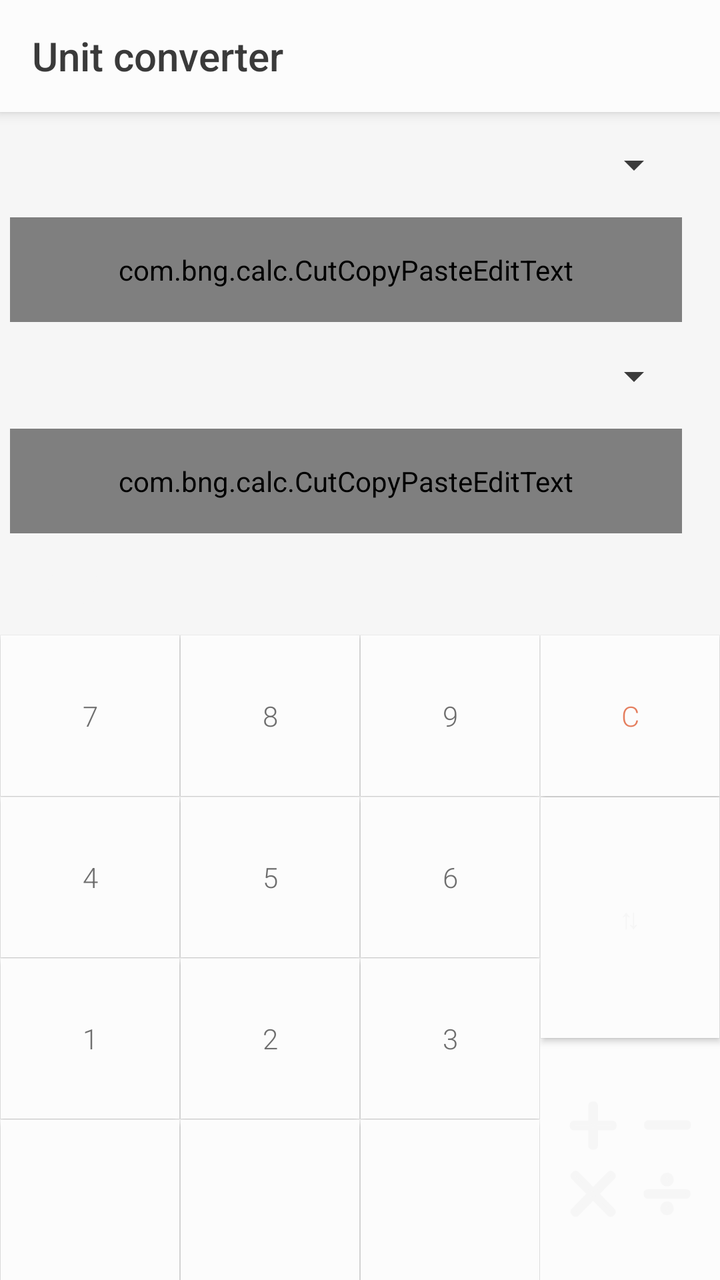
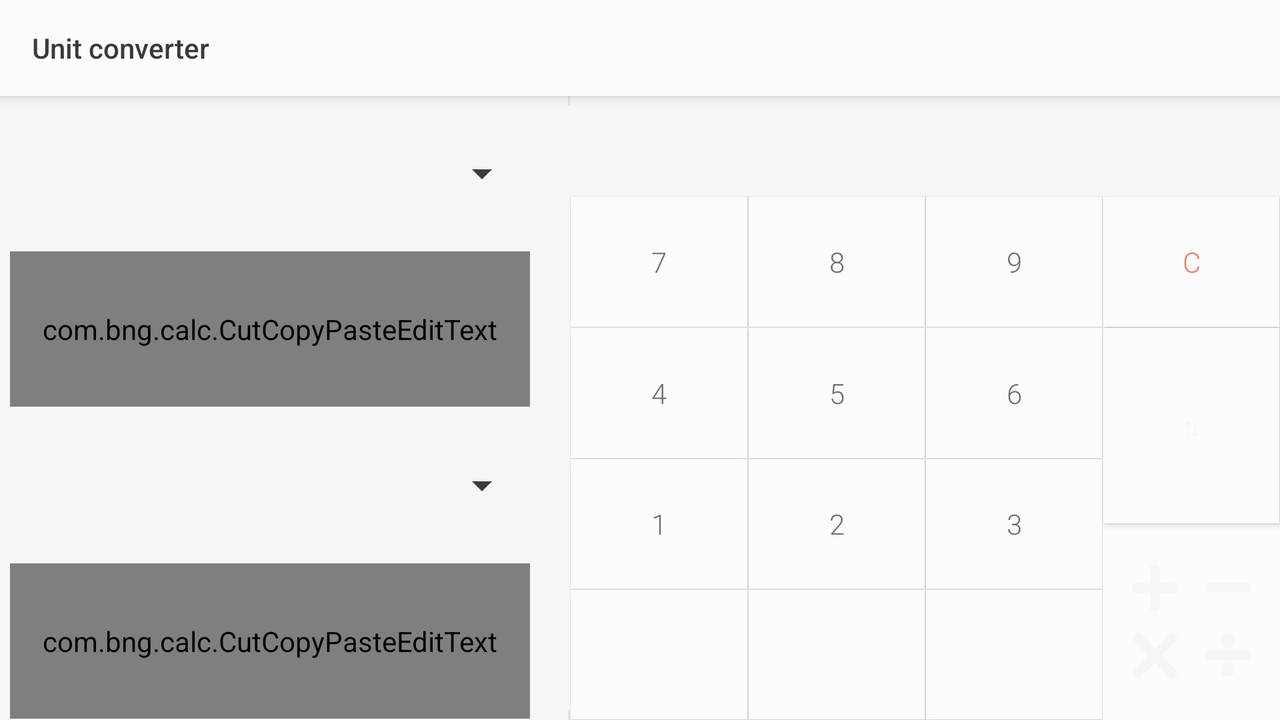

Two renders of one Android screen. The first uses the default layout on a phone; the second uses the alternative layout the repository ships for a different screen configuration, on a matching device. The two XML files are below.
<!-- AndroidManifest.xml: application theme AppTheme -->
<!-- res/layout/unit_converter.xml -->
<?xml version="1.0" encoding="utf-8" ?>
<FrameLayout xmlns:android="http://schemas.android.com/apk/res/android" xmlns:app="http://schemas.android.com/apk/res-auto" android:id="@id/mainmenu" android:layout_width="fill_parent" android:layout_height="fill_parent">
	<LinearLayout android:orientation="vertical" android:background="@color/layoutBackgroundColor" android:layout_width="fill_parent" android:layout_height="fill_parent">
		<androidx.appcompat.widget.Toolbar android:id="@id/my_toolbar" android:background="@drawable/toolbar_background" android:layout_width="fill_parent" android:layout_height="?actionBarSize" android:textDirection="locale" android:elevation="4.0dip" app:title="@string/unit_converter" app:titleTextColor="@color/unit_converter_title" />
		<LinearLayout android:orientation="vertical" android:id="@id/parent" android:layout_width="fill_parent" android:layout_height="fill_parent">
			<LinearLayout android:orientation="vertical" android:id="@id/contentPanel" android:background="@color/resultBackgroundColor" android:layout_width="fill_parent" android:layout_height="fill_parent" android:layout_weight="1.0">
				<LinearLayout android:orientation="horizontal" android:id="@id/dataArea" android:layout_width="fill_parent" android:layout_height="fill_parent" android:layout_weight="0.3" android:layoutDirection="ltr">
					<LinearLayout android:orientation="vertical" android:layout_width="0.0dip" android:layout_height="fill_parent" android:layout_marginLeft="5.0dip" android:layout_weight="1.0" android:layoutDirection="ltr">
						<LinearLayout android:orientation="vertical" android:layout_width="fill_parent" android:layout_height="fill_parent" android:layout_weight="1.0">
							<androidx.appcompat.widget.AppCompatSpinner android:id="@id/spinner_1" android:paddingLeft="7.0dip" android:paddingRight="7.0dip" android:layout_width="fill_parent" android:layout_height="fill_parent" android:layout_weight="1.0" android:backgroundTint="@color/unit_converter_spinner" />
							<com.bng.calc.CutCopyPasteEditText android:textSize="@dimen/dummy_ae_88" android:textColor="@color/formulTextColor" android:gravity="center|right" android:id="@id/number_1" android:background="@color/resultBackgroundColor" android:paddingLeft="3.0dip" android:paddingTop="0.0dip" android:paddingRight="3.0dip" android:paddingBottom="0.0dip" android:layout_width="fill_parent" android:layout_height="fill_parent" android:layout_weight="1.0" android:fontFamily="sans-serif" />
							<TextView android:background="?colorPrimary" android:layout_width="fill_parent" android:layout_height="@dimen/ed_bottom_line_height" />
						</LinearLayout>
						<LinearLayout android:orientation="vertical" android:layout_width="fill_parent" android:layout_height="fill_parent" android:layout_marginTop="0.0dip" android:layout_weight="1.0">
							<androidx.appcompat.widget.AppCompatSpinner android:id="@id/spinner_2" android:paddingLeft="7.0dip" android:paddingRight="7.0dip" android:layout_width="fill_parent" android:layout_height="fill_parent" android:layout_weight="1.0" android:backgroundTint="@color/unit_converter_spinner" />
							<com.bng.calc.CutCopyPasteEditText android:textSize="@dimen/dummy_ae_88" android:textColor="@color/formulTextColor" android:gravity="center|right" android:id="@id/number_2" android:background="@color/resultBackgroundColor" android:paddingLeft="3.0dip" android:paddingTop="0.0dip" android:paddingRight="3.0dip" android:paddingBottom="0.0dip" android:layout_width="fill_parent" android:layout_height="fill_parent" android:layout_weight="1.0" android:fontFamily="sans-serif" />
							<TextView android:background="?colorPrimary" android:layout_width="fill_parent" android:layout_height="@dimen/ed_bottom_line_height" />
						</LinearLayout>
					</LinearLayout>
					<LinearLayout android:gravity="center" android:orientation="vertical" android:layout_width="wrap_content" android:layout_height="fill_parent" android:layout_marginRight="5.0dip" android:layoutDirection="ltr">
						<LinearLayout android:orientation="vertical" android:layout_width="fill_parent" android:layout_height="fill_parent" android:layout_weight="1.0">
							<View android:layout_width="0.0dip" android:layout_height="fill_parent" android:layout_weight="1.0" />
							<TextView android:textColor="@color/formulTextColor" android:gravity="center" android:id="@id/unit_1" android:paddingLeft="7.0dip" android:paddingRight="7.0dip" android:layout_width="wrap_content" android:layout_height="fill_parent" android:layout_weight="1.0" android:onClick="setSelection1" android:fontFamily="sans-serif" />
							<TextView android:background="?colorPrimary" android:layout_width="fill_parent" android:layout_height="@dimen/ed_bottom_line_height" />
						</LinearLayout>
						<LinearLayout android:orientation="vertical" android:layout_width="fill_parent" android:layout_height="fill_parent" android:layout_weight="1.0">
							<View android:layout_width="0.0dip" android:layout_height="fill_parent" android:layout_weight="1.0" />
							<TextView android:textColor="@color/formulTextColor" android:gravity="center" android:id="@id/unit_2" android:paddingLeft="7.0dip" android:paddingRight="7.0dip" android:layout_width="wrap_content" android:layout_height="fill_parent" android:layout_weight="1.0" android:onClick="setSelection2" android:fontFamily="sans-serif" />
							<TextView android:background="?colorPrimary" android:layout_width="fill_parent" android:layout_height="@dimen/ed_bottom_line_height" />
						</LinearLayout>
					</LinearLayout>
				</LinearLayout>
			</LinearLayout>
			<LinearLayout android:gravity="right" android:orientation="horizontal" android:id="@id/stateBar" android:background="@color/resultBackgroundColor" android:layout_width="fill_parent" android:layout_height="50.0dip" android:layoutDirection="ltr">
				<LinearLayout android:gravity="center" android:layout_gravity="center" android:orientation="vertical" android:id="@id/unitConverter" android:background="@drawable/meter_selector" android:focusable="true" android:clickable="true" android:layout_width="fill_parent" android:layout_height="wrap_content" android:layout_marginLeft="5.0dip" android:layout_marginRight="5.0dip" android:scaleType="fitCenter" android:layout_weight="3.5" android:onClick="unitConvert">
					<ImageView android:layout_gravity="center" android:id="@id/unitConverterImage" android:layout_width="wrap_content" android:layout_height="@dimen/taskbar_back_icon" android:src="@drawable/ic_currency_selected" />
				</LinearLayout>
				<LinearLayout android:gravity="center" android:orientation="vertical" android:layout_width="fill_parent" android:layout_height="fill_parent" android:layout_weight="2.0" android:onClick="lastUpdated">
					<TextView android:textSize="12.0sp" android:textColor="@color/formulTextColor" android:gravity="center" android:id="@id/lasteUpdatedText" android:background="@color/resultBackgroundColor" android:layout_width="fill_parent" android:layout_height="fill_parent" android:layout_weight="1.0" />
					<include android:layout_gravity="center" android:id="@id/lasteUpdated" android:layout_width="wrap_content" android:layout_height="fill_parent" android:layout_weight="1.0" layout="@layout/history_time_layout" />
				</LinearLayout>
				<LinearLayout android:gravity="center" android:orientation="vertical" android:id="@id/backSpace" android:background="@drawable/back_selector" android:focusable="true" android:clickable="true" android:layout_width="fill_parent" android:layout_height="fill_parent" android:layout_weight="3.3">
					<ImageView android:enabled="false" android:layout_gravity="center" android:id="@id/backSpaceImage" android:layout_width="@dimen/taskbar_back_icon" android:layout_height="@dimen/taskbar_back_icon" android:src="@drawable/ic_back_disabled" />
				</LinearLayout>
			</LinearLayout>
			<LinearLayout android:orientation="horizontal" android:id="@id/parent_keyPad" android:background="@color/keypad_devider" android:layout_width="fill_parent" android:layout_height="fill_parent" android:layout_weight="0.7" android:layoutDirection="ltr">
				<LinearLayout android:orientation="vertical" android:layout_width="fill_parent" android:layout_height="fill_parent" android:layout_weight="1.0">
					<LinearLayout android:orientation="horizontal" android:layout_width="fill_parent" android:layout_height="fill_parent" android:layout_weight="2.0">
						<Button android:id="@id/btn_7" android:layout_width="fill_parent" android:layout_height="fill_parent" android:text="7" android:shadowColor="@color/colorPrimary" android:layout_weight="1.0" android:onClick="handleClick" style="@style/numbers_btn" />
						<Button android:id="@id/btn_8" android:layout_width="fill_parent" android:layout_height="fill_parent" android:text="8" android:layout_weight="1.0" android:onClick="handleClick" style="@style/numbers_btn" />
						<Button android:id="@id/btn_9" android:layout_width="fill_parent" android:layout_height="fill_parent" android:text="9" android:layout_weight="1.0" android:onClick="handleClick" style="@style/numbers_btn" />
					</LinearLayout>
					<LinearLayout android:orientation="horizontal" android:layout_width="fill_parent" android:layout_height="fill_parent" android:layout_weight="2.0">
						<Button android:id="@id/btn_4" android:layout_width="fill_parent" android:layout_height="fill_parent" android:text="4" android:layout_weight="1.0" android:onClick="handleClick" style="@style/numbers_btn" />
						<Button android:id="@id/btn_5" android:layout_width="fill_parent" android:layout_height="fill_parent" android:text="5" android:layout_weight="1.0" android:onClick="handleClick" style="@style/numbers_btn" />
						<Button android:id="@id/btn_6" android:layout_width="fill_parent" android:layout_height="fill_parent" android:text="6" android:layout_weight="1.0" android:onClick="handleClick" style="@style/numbers_btn" />
					</LinearLayout>
					<LinearLayout android:orientation="horizontal" android:layout_width="fill_parent" android:layout_height="fill_parent" android:layout_weight="2.0">
						<Button android:id="@id/btn_1" android:layout_width="fill_parent" android:layout_height="fill_parent" android:text="1" android:layout_weight="1.0" android:onClick="handleClick" style="@style/numbers_btn" />
						<Button android:id="@id/btn_2" android:layout_width="fill_parent" android:layout_height="fill_parent" android:text="2" android:layout_weight="1.0" android:onClick="handleClick" style="@style/numbers_btn" />
						<Button android:id="@id/btn_3" android:layout_width="fill_parent" android:layout_height="fill_parent" android:text="3" android:layout_weight="1.0" android:onClick="handleClick" style="@style/numbers_btn" />
					</LinearLayout>
					<LinearLayout android:orientation="horizontal" android:layout_width="fill_parent" android:layout_height="fill_parent" android:layout_weight="2.0">
						<Button android:id="@id/_0p_1" android:elevation="10.0dip" style="@style/numbers_btn" />
						<Button android:id="@id/_0p_2" style="@style/numbers_btn" />
						<Button android:id="@id/_0p_3" style="@style/numbers_btn" />
					</LinearLayout>
				</LinearLayout>
				<LinearLayout android:orientation="vertical" android:id="@id/changeable" android:layout_width="fill_parent" android:layout_height="fill_parent" android:weightSum="100.0" android:layout_weight="3.0">
					<Button android:textColor="@color/clearTextColor" android:id="@id/btn_clear" android:layout_width="fill_parent" android:layout_height="fill_parent" android:text="C" android:layout_weight="37.5" android:onClick="handleClick" style="@style/numbers_btn" />
					<Button android:gravity="center" android:id="@id/arrows" android:layout_width="fill_parent" android:layout_height="fill_parent" android:text="⇅" android:layout_weight="31.25" android:onClick="switchUnits" style="@style/arrows" />
					<RelativeLayout android:gravity="center" android:background="@drawable/button_selector" android:layout_width="fill_parent" android:layout_height="fill_parent" android:layout_weight="31.25" android:onClick="openCalc">
						<ImageView android:id="@id/calc_btn" android:layout_width="wrap_content" android:layout_height="wrap_content" android:src="@drawable/ic_foreground" />
					</RelativeLayout>
				</LinearLayout>
			</LinearLayout>
		</LinearLayout>
	</LinearLayout>
</FrameLayout>
<!-- res/layout/history_time_layout.xml (included above) -->
<?xml version="1.0" encoding="utf-8" ?>
<LinearLayout xmlns:android="http://schemas.android.com/apk/res/android" android:orientation="horizontal" android:layout_width="wrap_content" android:layout_height="wrap_content">
	<TextView android:textSize="12.0sp" android:textColor="@color/formulTextColor" android:id="@id/date" android:layout_width="wrap_content" android:layout_height="wrap_content" android:layout_marginRight="4.0dip" />
	<TextView android:textSize="12.0sp" android:textColor="@color/formulTextColor" android:id="@id/hour" android:layout_width="wrap_content" android:layout_height="wrap_content" />
</LinearLayout>
<!-- resources referenced by this layout -->
<resources>
  <color name="clearTextColor">#ffe57e5e</color>
  <color name="colorPrimary">#ff59a7e5</color>
  <color name="formulTextColor">#ff000000</color>
  <color name="keypad_devider">#fff6f6f6</color>
  <color name="layoutBackgroundColor">#ffdde4ea</color>
  <color name="resultBackgroundColor">#fff6f6f6</color>
  <color name="unit_converter_spinner">#ff3b3b3b</color>
  <color name="unit_converter_title">#ff3a3a3a</color>
  <item type="dimen" name="dummy_ae_88">false</item>
  <dimen name="ed_bottom_line_height">0.70000005dip</dimen>
  <dimen name="taskbar_back_icon">25.0dip</dimen>
  <!-- drawable back_selector (drawable) -->
  <?xml version="1.0" encoding="utf-8" ?>
  <ripple xmlns:android="http://schemas.android.com/apk/res/android" android:color="?bg">
  	<item android:id="@android:id/mask" android:drawable="@drawable/ic_back_bg" />
  </ripple>
  <!-- drawable button_selector (drawable) -->
  <?xml version="1.0" encoding="utf-8" ?>
  <ripple xmlns:android="http://schemas.android.com/apk/res/android" android:color="?bg">
  	<item android:id="@android:id/background" android:drawable="@color/buttonsBackgroundColor" />
  </ripple>
  <!-- drawable meter_selector (drawable) -->
  <?xml version="1.0" encoding="utf-8" ?>
  <ripple xmlns:android="http://schemas.android.com/apk/res/android" android:color="?bg">
  	<item android:id="@android:id/mask" android:drawable="@drawable/ic_pannel_icons_pressed" />
  </ripple>
  <!-- drawable toolbar_background (drawable) -->
  <?xml version="1.0" encoding="utf-8" ?>
  <selector xmlns:android="http://schemas.android.com/apk/res/android">
  	<item>
  		<shape android:shape="rectangle">
  			<solid android:color="@color/buttonsBackgroundColor" />
  		</shape>
  	</item>
  </selector>
  <string name="unit_converter">Unit converter</string>
  <style name="arrows" parent="@style/numbers_btn"><item name="android:textColor">?colorPrimary</item></style>
  <!-- drawable ic_back_bg (drawable) -->
  <?xml version="1.0" encoding="utf-8" ?>
  <vector xmlns:android="http://schemas.android.com/apk/res/android" android:height="125.0dip" android:width="200.0dip" android:viewportWidth="240.0" android:viewportHeight="150.0">
  	<path android:fillColor="?bg" android:pathData="M70.81,0L24.19,0C9.75,14.67 0,42.5 0,74.5c0,32.7 10.2,61.12 25.19,75.5L240,150L240,0Z" />
  </vector>
  <color name="buttonsBackgroundColor">#fffcfcfc</color>
  <!-- drawable ic_pannel_icons_pressed (drawable) -->
  <?xml version="1.0" encoding="utf-8" ?>
  <vector xmlns:android="http://schemas.android.com/apk/res/android" android:height="100.0dip" android:width="130.0dip" android:viewportWidth="130.0" android:viewportHeight="100.0">
  	<path android:fillColor="?bg" android:pathData="M106.53,0H23.47a65,65 0,0 0,0 100h83.06a65,65 0,0 0,0 -100Z" />
  </vector>
  <style name="Widget.AppCompat.Button" parent="@style/Base.Widget.AppCompat.Button" />
  <dimen name="numbers_text_size">50.0sp</dimen>
  <color name="buttonTextColor">#ff6e6e6e</color>
  <style name="Theme.AppCompat.DayNight.NoActionBar" parent="@style/Theme.AppCompat.Light.NoActionBar" />
  <style name="Base.Widget.AppCompat.Button" parent="@android:style/Widget.Material.Button" />
  <style name="Theme.AppCompat.Light.NoActionBar" parent="@style/Theme.AppCompat.Light"><item name="windowActionBar">false</item><item name="windowNoTitle">true</item></style>
  <style name="Theme.AppCompat.Light" parent="@style/Base.Theme.AppCompat.Light" />
  <!-- from res/values-v28/ -->
  <style name="Base.Theme.AppCompat.Light" parent="@style/Base.V28.Theme.AppCompat.Light" />
  <!-- from res/values-v28/ -->
  <style name="Base.V28.Theme.AppCompat.Light" parent="@style/Base.V26.Theme.AppCompat.Light"><item name="dialogCornerRadius">@null</item></style>
</resources>
<!-- res/layout-land/unit_converter.xml (the repository's variant of the layout above) -->
<!-- drawn on the phone turned sideways -->
<?xml version="1.0" encoding="utf-8" ?>
<FrameLayout xmlns:android="http://schemas.android.com/apk/res/android" xmlns:app="http://schemas.android.com/apk/res-auto" android:id="@id/mainmenu" android:layout_width="fill_parent" android:layout_height="fill_parent">
	<LinearLayout android:orientation="vertical" android:background="@color/layoutBackgroundColor" android:layout_width="fill_parent" android:layout_height="fill_parent">
		<androidx.appcompat.widget.Toolbar android:id="@id/my_toolbar" android:background="@drawable/toolbar_background" android:layout_width="fill_parent" android:layout_height="?actionBarSize" android:textDirection="locale" android:elevation="4.0dip" app:title="@string/unit_converter" app:titleTextColor="@color/unit_converter_title" />
		<LinearLayout android:orientation="horizontal" android:id="@id/parent" android:layout_width="fill_parent" android:layout_height="fill_parent">
			<LinearLayout android:orientation="vertical" android:id="@id/contentPanel" android:background="@color/resultBackgroundColor" android:layout_width="fill_parent" android:layout_height="fill_parent" android:layout_weight="1.0">
				<LinearLayout android:orientation="horizontal" android:id="@id/dataArea" android:layout_width="fill_parent" android:layout_height="fill_parent" android:layout_weight="0.3" android:layoutDirection="ltr">
					<LinearLayout android:orientation="vertical" android:layout_width="0.0dip" android:layout_height="fill_parent" android:layout_marginLeft="5.0dip" android:layout_weight="1.0" android:layoutDirection="ltr">
						<LinearLayout android:orientation="vertical" android:layout_width="fill_parent" android:layout_height="fill_parent" android:layout_weight="1.0">
							<androidx.appcompat.widget.AppCompatSpinner android:id="@id/spinner_1" android:paddingLeft="7.0dip" android:paddingRight="7.0dip" android:layout_width="fill_parent" android:layout_height="fill_parent" android:layout_weight="1.0" android:backgroundTint="@color/unit_converter_spinner" />
							<com.bng.calc.CutCopyPasteEditText android:textSize="@dimen/dummy_ae_88" android:textColor="@color/formulTextColor" android:gravity="center|right" android:id="@id/number_1" android:background="@color/resultBackgroundColor" android:paddingLeft="3.0dip" android:paddingTop="0.0dip" android:paddingRight="3.0dip" android:paddingBottom="0.0dip" android:layout_width="fill_parent" android:layout_height="fill_parent" android:layout_weight="1.0" android:fontFamily="sans-serif" />
							<TextView android:background="?colorPrimary" android:layout_width="fill_parent" android:layout_height="@dimen/ed_bottom_line_height" />
						</LinearLayout>
						<LinearLayout android:orientation="vertical" android:layout_width="fill_parent" android:layout_height="fill_parent" android:layout_marginTop="0.0dip" android:layout_weight="1.0">
							<androidx.appcompat.widget.AppCompatSpinner android:id="@id/spinner_2" android:paddingLeft="7.0dip" android:paddingRight="7.0dip" android:layout_width="fill_parent" android:layout_height="fill_parent" android:layout_weight="1.0" android:backgroundTint="@color/unit_converter_spinner" />
							<com.bng.calc.CutCopyPasteEditText android:textSize="@dimen/dummy_ae_88" android:textColor="@color/formulTextColor" android:gravity="center|right" android:id="@id/number_2" android:background="@color/resultBackgroundColor" android:paddingLeft="3.0dip" android:paddingTop="0.0dip" android:paddingRight="3.0dip" android:paddingBottom="0.0dip" android:layout_width="fill_parent" android:layout_height="fill_parent" android:layout_weight="1.0" android:fontFamily="sans-serif" />
							<TextView android:background="?colorPrimary" android:layout_width="fill_parent" android:layout_height="@dimen/ed_bottom_line_height" />
						</LinearLayout>
					</LinearLayout>
					<LinearLayout android:gravity="center" android:orientation="vertical" android:layout_width="wrap_content" android:layout_height="fill_parent" android:layout_marginRight="5.0dip" android:layoutDirection="ltr">
						<View android:layout_width="0.0dip" android:layout_height="fill_parent" android:layout_weight="1.0" />
						<TextView android:textColor="@color/formulTextColor" android:gravity="center" android:id="@id/unit_1" android:paddingLeft="7.0dip" android:paddingRight="7.0dip" android:layout_width="wrap_content" android:layout_height="fill_parent" android:layout_weight="1.0" android:onClick="setSelection1" android:fontFamily="sans-serif" />
						<TextView android:background="?colorPrimary" android:layout_width="fill_parent" android:layout_height="@dimen/ed_bottom_line_height" />
						<View android:layout_width="0.0dip" android:layout_height="fill_parent" android:layout_weight="1.0" />
						<TextView android:textColor="@color/formulTextColor" android:gravity="center" android:id="@id/unit_2" android:paddingLeft="7.0dip" android:paddingRight="7.0dip" android:layout_width="wrap_content" android:layout_height="fill_parent" android:layout_weight="1.0" android:onClick="setSelection2" android:fontFamily="sans-serif" />
						<TextView android:background="?colorPrimary" android:layout_width="fill_parent" android:layout_height="@dimen/ed_bottom_line_height" />
					</LinearLayout>
				</LinearLayout>
			</LinearLayout>
			<TextView android:background="?colorPrimary" android:layout_width="1.0dip" android:layout_height="fill_parent" android:layout_marginTop="5.0dip" android:layout_marginBottom="5.0dip" />
			<LinearLayout android:orientation="vertical" android:layout_width="fill_parent" android:layout_height="fill_parent" android:layout_weight="0.8">
				<LinearLayout android:gravity="right" android:orientation="horizontal" android:id="@id/stateBar" android:background="@color/resultBackgroundColor" android:layout_width="fill_parent" android:layout_height="50.0dip" android:layoutDirection="ltr">
					<LinearLayout android:gravity="center" android:layout_gravity="center" android:orientation="vertical" android:id="@id/unitConverter" android:background="@drawable/meter_selector" android:focusable="true" android:clickable="true" android:layout_width="fill_parent" android:layout_height="wrap_content" android:layout_marginLeft="5.0dip" android:layout_marginRight="5.0dip" android:scaleType="fitCenter" android:layout_weight="3.5" android:onClick="unitConvert">
						<ImageView android:layout_gravity="center" android:id="@id/unitConverterImage" android:layout_width="@dimen/taskbar_back_icon" android:layout_height="@dimen/taskbar_back_icon" android:src="@drawable/ic_currency_selected" />
					</LinearLayout>
					<LinearLayout android:gravity="center" android:orientation="vertical" android:layout_width="fill_parent" android:layout_height="fill_parent" android:layout_weight="2.0" android:onClick="lastUpdated">
						<TextView android:textSize="12.0sp" android:textColor="@color/formulTextColor" android:gravity="center" android:id="@id/lasteUpdatedText" android:background="@color/resultBackgroundColor" android:layout_width="fill_parent" android:layout_height="fill_parent" android:layout_weight="1.0" />
						<include android:layout_gravity="center" android:id="@id/lasteUpdated" android:layout_width="wrap_content" android:layout_height="fill_parent" android:layout_weight="1.0" layout="@layout/history_time_layout" />
					</LinearLayout>
					<LinearLayout android:gravity="center" android:orientation="vertical" android:id="@id/backSpace" android:background="@drawable/back_selector" android:focusable="true" android:clickable="true" android:layout_width="fill_parent" android:layout_height="fill_parent" android:layout_weight="3.3">
						<ImageView android:enabled="false" android:layout_gravity="center" android:id="@id/backSpaceImage" android:layout_width="@dimen/taskbar_back_icon" android:layout_height="@dimen/taskbar_back_icon" android:src="@drawable/ic_back_disabled" />
					</LinearLayout>
				</LinearLayout>
				<LinearLayout android:orientation="horizontal" android:id="@id/parent_keyPad" android:background="@color/keypad_devider" android:layout_width="fill_parent" android:layout_height="fill_parent" android:layoutDirection="ltr">
					<LinearLayout android:orientation="vertical" android:layout_width="fill_parent" android:layout_height="fill_parent" android:layout_weight="1.0">
						<LinearLayout android:orientation="horizontal" android:layout_width="fill_parent" android:layout_height="fill_parent" android:layout_weight="2.0">
							<Button android:id="@id/btn_7" android:layout_width="fill_parent" android:layout_height="fill_parent" android:text="7" android:shadowColor="@color/colorPrimary" android:layout_weight="1.0" android:onClick="handleClick" style="@style/numbers_btn" />
							<Button android:id="@id/btn_8" android:layout_width="fill_parent" android:layout_height="fill_parent" android:text="8" android:layout_weight="1.0" android:onClick="handleClick" style="@style/numbers_btn" />
							<Button android:id="@id/btn_9" android:layout_width="fill_parent" android:layout_height="fill_parent" android:text="9" android:layout_weight="1.0" android:onClick="handleClick" style="@style/numbers_btn" />
						</LinearLayout>
						<LinearLayout android:orientation="horizontal" android:layout_width="fill_parent" android:layout_height="fill_parent" android:layout_weight="2.0">
							<Button android:id="@id/btn_4" android:layout_width="fill_parent" android:layout_height="fill_parent" android:text="4" android:layout_weight="1.0" android:onClick="handleClick" style="@style/numbers_btn" />
							<Button android:id="@id/btn_5" android:layout_width="fill_parent" android:layout_height="fill_parent" android:text="5" android:layout_weight="1.0" android:onClick="handleClick" style="@style/numbers_btn" />
							<Button android:id="@id/btn_6" android:layout_width="fill_parent" android:layout_height="fill_parent" android:text="6" android:layout_weight="1.0" android:onClick="handleClick" style="@style/numbers_btn" />
						</LinearLayout>
						<LinearLayout android:orientation="horizontal" android:layout_width="fill_parent" android:layout_height="fill_parent" android:layout_weight="2.0">
							<Button android:id="@id/btn_1" android:layout_width="fill_parent" android:layout_height="fill_parent" android:text="1" android:layout_weight="1.0" android:onClick="handleClick" style="@style/numbers_btn" />
							<Button android:id="@id/btn_2" android:layout_width="fill_parent" android:layout_height="fill_parent" android:text="2" android:layout_weight="1.0" android:onClick="handleClick" style="@style/numbers_btn" />
							<Button android:id="@id/btn_3" android:layout_width="fill_parent" android:layout_height="fill_parent" android:text="3" android:layout_weight="1.0" android:onClick="handleClick" style="@style/numbers_btn" />
						</LinearLayout>
						<LinearLayout android:orientation="horizontal" android:layout_width="fill_parent" android:layout_height="fill_parent" android:layout_weight="2.0">
							<Button android:id="@id/_0p_1" android:elevation="10.0dip" style="@style/numbers_btn" />
							<Button android:id="@id/_0p_2" style="@style/numbers_btn" />
							<Button android:id="@id/_0p_3" style="@style/numbers_btn" />
						</LinearLayout>
					</LinearLayout>
					<LinearLayout android:orientation="vertical" android:id="@id/changeable" android:layout_width="fill_parent" android:layout_height="fill_parent" android:weightSum="100.0" android:layout_weight="3.0">
						<Button android:textColor="@color/clearTextColor" android:id="@id/btn_clear" android:layout_width="fill_parent" android:layout_height="fill_parent" android:text="C" android:layout_weight="37.5" android:onClick="handleClick" style="@style/numbers_btn" />
						<Button android:gravity="center" android:id="@id/arrows" android:layout_width="fill_parent" android:layout_height="fill_parent" android:text="⇅" android:layout_weight="31.25" android:onClick="switchUnits" style="@style/arrows" />
						<RelativeLayout android:gravity="center" android:background="@drawable/button_selector" android:layout_width="fill_parent" android:layout_height="fill_parent" android:layout_weight="31.25" android:onClick="openCalc">
							<ImageView android:id="@id/calc_btn" android:layout_width="wrap_content" android:layout_height="wrap_content" android:src="@drawable/ic_foreground" />
						</RelativeLayout>
					</LinearLayout>
				</LinearLayout>
			</LinearLayout>
		</LinearLayout>
	</LinearLayout>
</FrameLayout>
